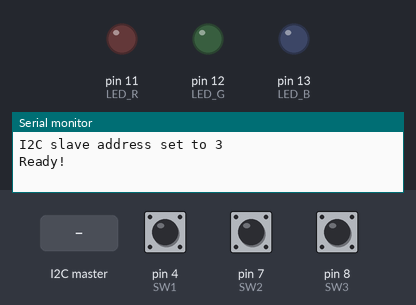
The sketch below on a simulated Arduino Uno, built with avr-gcc and run on an emulated ATmega328P. On the bench: output pins drawn as LEDs (lit = HIGH), the last lines printed to the serial monitor. The inputs (shaded band) are chosen by the test bench; at power-on: pin 4 (SW1) HIGH, pin 7 (SW2) HIGH, pin 8 (SW3) HIGH.

Above: at 1.2 s.
1.3 s: the I2C master sends the byte 1
At 2.2 s:
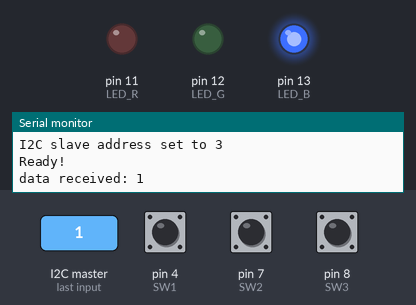
Timing chart, 0 to 4.3 s (numbered marks = the images above; inputs shaded):
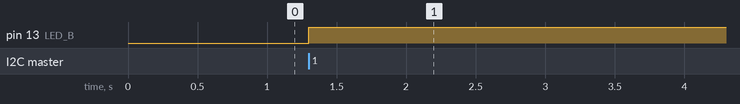

Measured:
- after the input at 1.3 s, pin 13 (LED_B): LOW → HIGH at once

The sketch:

hotSwapTest.ino
```cpp
#include <Wire.h>

// DIP switch pins
int SW1 = 4; // switch 1, outside
int SW2 = 7; // switch 2, middle
int SW3 = 8; // switch 3, inside

// LED pins
int LED_R = 11;
int LED_G = 12;
int LED_B = 13;

// I2C address and var
int SLAVE_ADDRESS = 0x04; // some initial value, changed later
int number = 0;
int state = 0;

void setup() {
  Serial.begin(115200);

  // determine I2C address from switches
  pinMode(13, OUTPUT);
  pinMode(SW1, INPUT_PULLUP);
  pinMode(SW2, INPUT_PULLUP);
  pinMode(SW3, INPUT_PULLUP);
  SLAVE_ADDRESS = !digitalRead(SW1)*1 + !digitalRead(SW2)*2 + !digitalRead(SW3)*4 + 3;
  Serial.print("I2C slave address set to ");
  Serial.println(SLAVE_ADDRESS);

  // pinMode LED pins
  pinMode(LED_R,OUTPUT);
  pinMode(LED_G,OUTPUT);
  pinMode(LED_B,OUTPUT);


  // initialize i2c as slave
  Wire.begin(SLAVE_ADDRESS);

  // define callbacks for i2c communication
  Wire.onReceive(receiveData);
  Wire.onRequest(sendData);

  Serial.println("Ready!");
}

void loop() {
  delay(100);
}

// callback for received data
void receiveData(int byteCount) {

  while(Wire.available()) {
    number = Wire.read();
    Serial.print("data received: ");
    Serial.println(number);

    if (number == 1) {
      if (state == 0) {
        digitalWrite(13, HIGH); // set the LED on
        state = 1;
      } else{
        digitalWrite(13, LOW); // set the LED off
        state = 0;
      }
    }
  }
}

// callback for sending data
void sendData() {
  if (number == -1) {
    Wire.write(millis());
  } else {
    Wire.write(number);
  }
}
```
